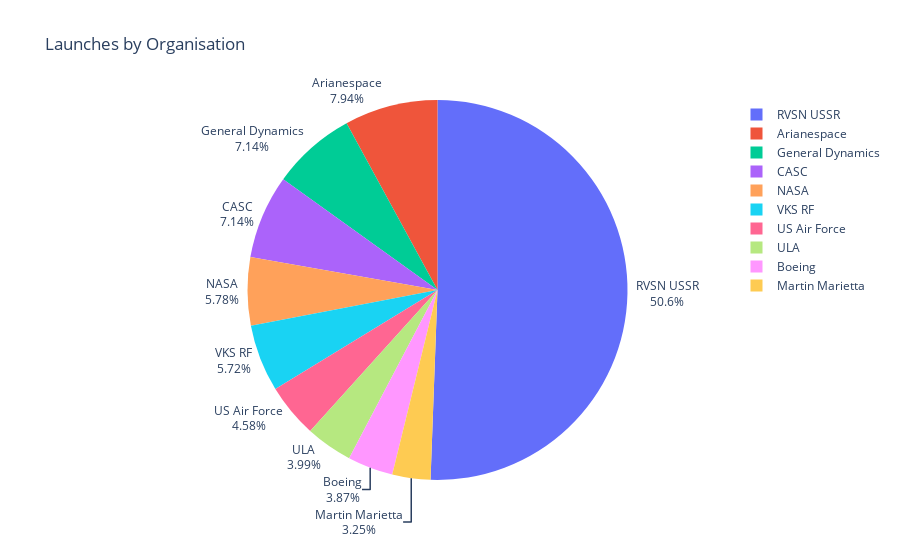

The code cell stored with this chart in its notebook:
### Code cell
launches = launches[:10]
launches_pie = px.pie(launches, values=launches.values,
                      names=launches.index, title='Launches by Organisation')
launches_pie.update_traces(textposition='outside', textinfo='percent+label')
launches_pie.show()

### Figure 1 — Plotly figure (JSON) as saved in the notebook; plotly's stock layout.template omitted (floating-point values rounded to 4 significant figures)
{"data": [{"domain": {"x": [0, 1], "y": [0, 1]}, "hovertemplate": "Organisation=%{label}<br>value=%{value}<extra></extra>", "labels": ["RVSN USSR", "Arianespace", "General Dynamics", "CASC", "NASA", "VKS RF", "US Air Force", "ULA", "Boeing", "Martin Marietta"], "legendgroup": "", "name": "", "showlegend": true, "textinfo": "percent+label", "textposition": "outside", "type": "pie", "values": [1777, 279, 251, 251, 203, 201, 161, 140, 136, 114]}], "layout": {"legend": {"tracegroupgap": 0}, "title": {"text": "Launches by Organisation"}}}
